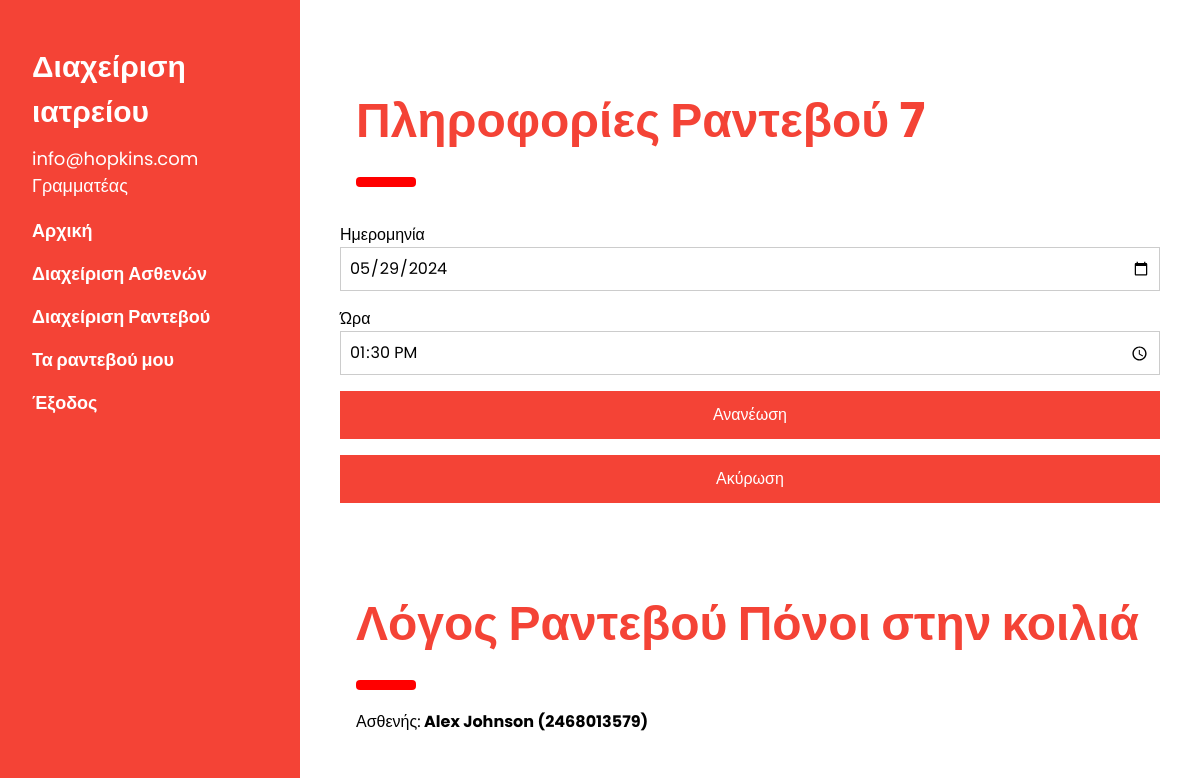
/appointment.php?appointment_id=7 (signed in), run on the app's committed database.
### tables this page shows
CREATE TABLE `appointment` (
  `id` int(11) NOT NULL,
  `appointment_date` date NOT NULL,
  `appointment_hour` time NOT NULL,
  `reason` varchar(100) NOT NULL,
  `doctor_id` int(11) NOT NULL,
  `patient_id` int(11) NOT NULL,
  `register_date` date NOT NULL,
  `status` enum('Δημιουργημένο','Τηρημένο','Ολοκληρωμένο','Ακυρωμένο') NOT NULL DEFAULT 'Δημιουργημένο'
);

CREATE TABLE `user` (
  `id` int(11) NOT NULL,
  `email` varchar(40) NOT NULL,
  `password` varchar(10) NOT NULL,
  `fullname` varchar(50) NOT NULL,
  `idcard` varchar(12) NOT NULL,
  `role` enum('Ασθενής','Ιατρός','Γραμματέας','') NOT NULL
);

CREATE TABLE `patient` (
  `id` int(11) NOT NULL,
  `user_id` int(11) NOT NULL,
  `security_number` varchar(10) NOT NULL,
  `register_date` date NOT NULL
);

### dbfunctions.php (called while the page is built, shortened)
<?php
    function getAppointmentId($conn,$id){
        $sql = "SELECT a.*,p.security_number,up.fullname as patient_fullname,
                ud.fullname as doctor_fullname,d.specialization
                FROM appointment a
                INNER JOIN doctor d
                ON d.id = a.doctor_id
                INNER JOIN patient p
                ON p.id = a.patient_id
                INNER JOIN user up
                ON p.user_id = up.id
                INNER JOIN user ud
                ON d.user_id = ud.id
                WHERE a.id = '$id'";
        $result = mysqli_query($conn, $sql);
        if ($result && mysqli_num_rows($result) > 0) {
            while ($row = mysqli_fetch_assoc($result)) {
                return $row;
            }
        }
        return -1;
    }
?>

### appointment.php (the view, shortened to what this page needs)
<?php
	include 'start.php';
  $ans = "";
  $appointment_id = "";
  if (isset($_POST['completion'])){
    $appointment_id = $_POST['appointment_id'];
    $appointment = getAppointmentId($conn,$appointment_id);
    $health_problems = $_POST['health_problems'];
    $treatment = $_POST['treatment'];
    completeAppointment($conn, $appointment_id);
    setRecord($conn, $appointment['doctor_id'], $appointment['patient_id'], $health_problems, $treatment);
    $ans = "Το ραντεβού έχει ολοκληρωθεί. Μπορείτε να δείτε το ιστορικό του ασθενούς";
    $appointment = getAppointmentId($conn,$appointment_id);
  }
  else if (isset($_POST['cancel'])){
    $appointment_id = $_POST['appointment_id'];
    cancelAppointment($conn, $appointment_id);
    $appointment = getAppointmentId($conn,$appointment_id);
    $ans = "Το ραντεβού με id ".$appointment_id." ακυρώθηκε";
  }
  else if (isset($_GET['appointment_id'])){
    $appointment_id = $_GET['appointment_id'];
      $appointment = getAppointmentId($conn,$appointment_id);
  }
  else{
    header('Location: index.php?redirect=noappointment');
    exit;
  }
?>
<div class="w3-main" style="margin-left:340px;margin-right:40px">
 <?php
  if ($appointment['status']=='Ολοκληρωμένο'){ ?>
    <div class="w3-container" id="designers" style="margin-top:75px">
    <h1 class="w3-xxxlarge w3-text-red"><b>Ολοκληρωμένο Ραντεβού <?php echo $appointment_id;?></b></h1>
    <hr style="width:50px;border:5px solid red" class="w3-round">
    <p> <?php
      echo $ans;
      ?>
    </p>
  </div>
  <?php
  }
  else{
 ?>
  <div class="w3-container" id="designers" style="margin-top:75px">
    <h1 class="w3-xxxlarge w3-text-red"><b>Πληροφορίες Ραντεβού <?php echo $appointment_id;?></b></h1>
    <hr style="width:50px;border:5px solid red" class="w3-round">
  </div>
  <form action="" method ="POST">
    <div class="w3-section">
      <label>Ημερομηνία</label>
      <input class="w3-input w3-border" type="date" name="appointment_date" required value="<?php echo $appointment['appointment_date'];?>">
    </div>
    <div class="w3-section">
      <label>Ώρα</label>
      <input class="w3-input w3-border" type="time" name="appointment_hour" min="09:00" max="20:30" step="1800" required value="<?php echo $appointment['appointment_hour'];?>">
    </div>
    <button type="submit" name="update" class="w3-button w3-block w3-padding-large w3-red w3-margin-bottom">Ανανέωση</button>
  </form>
  <form action="" method="POST">
    <button type="submit" name="cancel" class="w3-button w3-block w3-padding-large w3-red w3-margin-bottom">Ακύρωση</button>
  </form>
<div class="w3-container" id="designers" style="margin-top:75px">
    <h1 class="w3-xxxlarge w3-text-red"><b>Λόγος Ραντεβού <?php echo $appointment['reason'];?></b></h1>
    <hr style="width:50px;border:5px solid red" class="w3-round">
    <p> Ασθενής:<strong>
      <?php echo $appointment['patient_fullname']." (".$appointment['security_number'].")";
      ?>
      </strong></p>
  </div>
<?php }?>
</div>
<?php
	include 'end.php';
?>

### styles/w3.css (style rules this page uses)
*,*:before,*:after { box-sizing:inherit }
html { -ms-text-size-adjust:100%;-webkit-text-size-adjust:100% }
body { margin:0 }
b,strong { font-weight:bolder }
hr { box-sizing:content-box;height:0;overflow:visible }
button,input,select,textarea,optgroup { font:inherit;margin:0 }
button,input { overflow:visible }
button,select { text-transform:none }
button,[type=button],[type=reset],[type=submit] { -webkit-appearance:button }
html,body { font-family:Verdana,sans-serif;font-size:15px;line-height:1.5 }
html { overflow-x:hidden }
h1 { font-size:36px }
h1,h2,h3,h4,h5,h6 { font-family:"Segoe UI",Arial,sans-serif;font-weight:400;margin:10px 0 }
hr { border:0;border-top:1px solid #eee;margin:20px 0 }
.w3-btn,.w3-button { border:none;display:inline-block;padding:8px 16px;vertical-align:middle;overflow:hidden;text-decoration:none;color:inherit;background-color:inherit;text-align:center;cursor:pointer;white-space:nowrap }
.w3-btn,.w3-button { -webkit-touch-callout:none;-webkit-user-select:none;-khtml-user-select:none;-moz-user-select:none;-ms-user-select:none;user-select:none }
.w3-input { padding:8px;display:block;border:none;border-bottom:1px solid #ccc;width:100% }
.w3-main,#main { transition:margin-left .4s }
.w3-block { display:block;width:100% }
.w3-container:after,.w3-container:before,.w3-panel:after,.w3-panel:before,.w3-row:after,.w3-row:before,.w3-row-padding:after,.w3-row-padding:before, .w3-cell-row:before,.w3-cell-row:after,.w3-clear:after,.w3-clear:before,.w3-bar:before,.w3-bar:after { content:"";display:table;clear:both }
.w3-round,.w3-round-medium { border-radius:4px }
.w3-container,.w3-panel { padding:0.01em 16px }
.w3-xxxlarge { font-size:48px!important }
.w3-border { border:1px solid #ccc!important }
.w3-section,.w3-code { margin-top:16px!important;margin-bottom:16px!important }
.w3-margin-bottom { margin-bottom:16px!important }
.w3-padding-large { padding:12px 24px!important }
.w3-red,.w3-hover-red:hover { color:#fff!important;background-color:#f44336!important }
.w3-text-red,.w3-hover-text-red:hover { color:#f44336!important }

### start.php (style rules this page uses)
body,h1,h2,h3,h4,h5 { font-family: "Poppins", sans-serif }
body { font-size:16px; }

### data on the page
appointment: appointment_date "05/29/2024", appointment_hour "13:30:00", reason "Πόνοι στην κοιλιά", user.fullname "Alex Johnson", patient.security_number "2468013579"

### other printed values
$_SESSION['email'] "info@hopkins.com"
$_SESSION['role'] "Γραμματέας"
$appointment_id "7"
